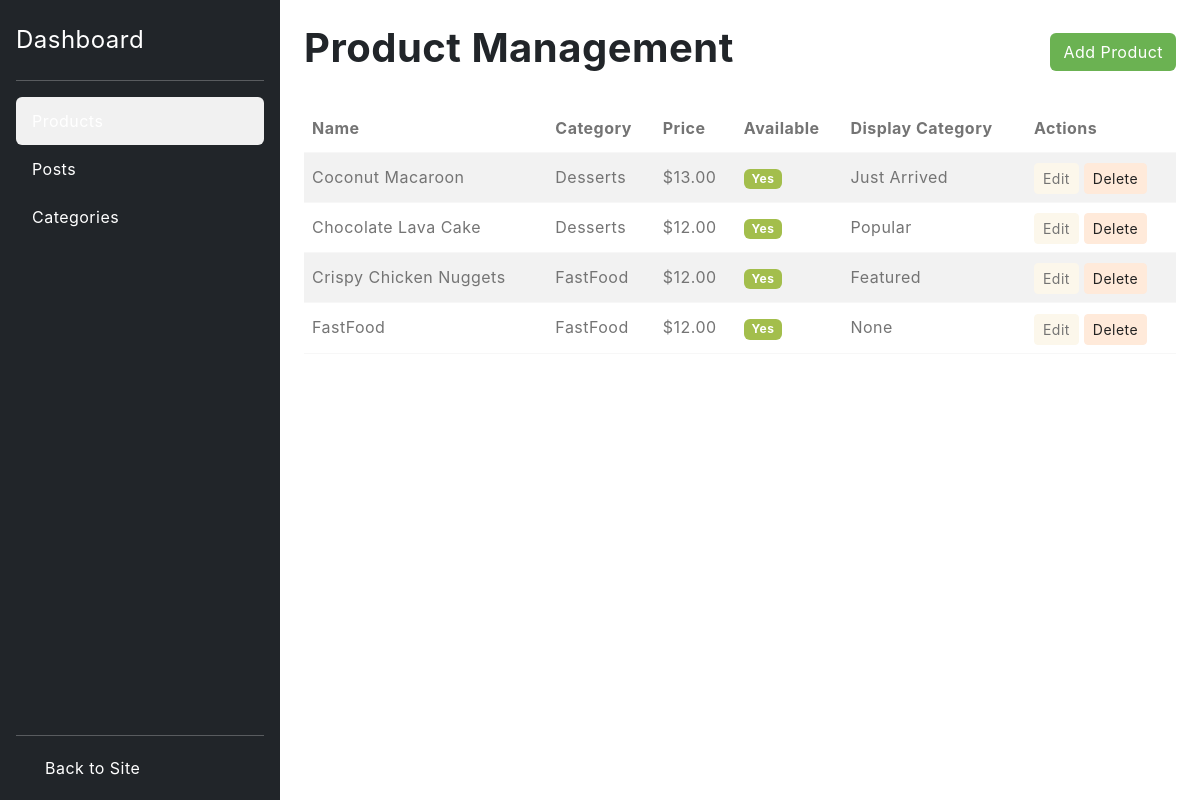
/dashboard/, run on the app's committed database.
### blog/models.py (models this page shows, shortened)
class Product(models.Model):
    category = models.ForeignKey(Category, related_name='products', on_delete=models.CASCADE)
    name = models.CharField(max_length=200)
    slug = models.SlugField(max_length=200)
    image = models.ImageField(upload_to='products/%Y/%m/%d', blank=True)
    description = models.TextField(blank=True)
    price = models.DecimalField(max_digits=10, decimal_places=2)
    available = models.BooleanField(default=True)
    created = models.DateTimeField(auto_now_add=True)
    updated = models.DateTimeField(auto_now=True)
    display_category = models.CharField(max_length=10, choices=DISPLAY_CATEGORY_CHOICES, default='NONE')
    class Meta:
        ordering = ('name',)
        indexes = [
            models.Index(fields=['name']),
            models.Index(fields=['slug']),
        ]

class Category(models.Model):
    name = models.CharField(max_length=200)
    slug = models.SlugField(max_length=200, unique=True)
    image = models.ImageField(upload_to='categories/%Y/%m/%d', blank=True)
    class Meta:
        ordering = ('name',)
        verbose_name = 'category'
        verbose_name_plural = 'categories'

### blog/views.py (the view)
# urls.py: path('dashboard/', views.dashboard_index, name='dashboard_index'),
def dashboard_index(request):
    products = Product.objects.all().order_by('-created')
    return render(request, 'admin_dashboard/index.html', {'products': products})

### blog/context_processors.py (called while the page is built)
def categories(request):
    return {
        'categories': Category.objects.all()
    }

### template/admin_dashboard/index.html (shortened to what this page needs)
{% extends "admin_dashboard/base.html" %}
{% block content %}
<div class="d-flex justify-content-between align-items-center mb-4">
    <h1>Product Management</h1>
    <a href="{% url 'product_create' %}" class="btn btn-primary">Add Product</a>
</div>
<table class="table table-striped table-hover">
    <thead>
        <tr>
            <th>Name</th>
            <th>Category</th>
            <th>Price</th>
            <th>Available</th>
            <th>Display Category</th>
            <th>Actions</th>
        </tr>
    </thead>
    <tbody>
        {% for product in products %}
        <tr>
            <td>{{ product.name }}</td>
            <td>{{ product.category.name }}</td>
            <td>${{ product.price }}</td>
            <td>
                {% if product.available %}
                <span class="badge bg-success">Yes</span>
                {% else %}
                <span class="badge bg-danger">No</span>
                {% endif %}
            </td>
            <td>{{ product.get_display_category_display }}</td>
            <td>
                <a href="{% url 'product_update' product.pk %}" class="btn btn-sm btn-warning">Edit</a>
                <a href="{% url 'product_delete' product.pk %}" class="btn btn-sm btn-danger">Delete</a>
            </td>
        </tr>
        {% empty %}
        <tr>
            <td colspan="6" class="text-center">No products found.</td>
        </tr>
        {% endfor %}
    </tbody>
</table>
{% endblock %}

### static/style.css (style rules this page uses)
body { --heading-font : "Inter", sans-serif; --bs-link-color: #333; --bs-link-hover-color:#333; --bs-link-color-rgb: 40,40,40; --bs-link-hover-color-rgb: 0,0,0; --bs-light-rgb: 248, 248, 248; --bs-font-sans-serif: "Inter", sans-serif; --bs-body-font-family: var(--bs-font-sans-serif); --bs-body-font-size: 1rem; --bs-body-font-weight: 400; --bs-body-line-height: 2; --bs-body-color: #747474; --bs-primary: #6BB252; --bs-primary-rgb: 107, 178, 82; --bs-secondary: #364127; --bs-secondary-rgb: 54, 65, 39; --bs-danger: #F95F09; --bs-danger-rgb: 249, 95, 9; --bs-success: #a3be4c; --bs-success-rgb: 163, 190, 76; --bs-primary-bg-subtle: #FFF9EB; --bs-success-bg-subtle: #eef5e5; --bs-border-color: #F7F7F7; }
.btn-primary { --bs-btn-color: #fff; --bs-btn-bg: var(--bs-primary); --bs-btn-border-color: transparent; --bs-btn-hover-color: #fff; --bs-btn-hover-bg: #f7a422; --bs-btn-hover-border-color: transparent; --bs-btn-focus-shadow-rgb: 49,132,253; --bs-btn-active-color: #fff; --bs-btn-active-bg: var(--bs-primary); --bs-btn-active-border-color: transparent; --bs-btn-active-shadow: inset 0 3px 5px rgba(0, 0, 0, 0.125); --bs-btn-disabled-color: #fff; --bs-btn-disabled-bg: #d3d7dd; --bs-btn-disabled-border-color: transparent; }
.btn-warning { --bs-btn-color: #747474; --bs-btn-bg: #FCF7EB; --bs-btn-border-color: #FCF7EB; --bs-btn-hover-color: #747474; --bs-btn-hover-bg: #FFECBE; --bs-btn-hover-border-color: #FFECBE; --bs-btn-focus-shadow-rgb: 217,164,6; --bs-btn-active-color: #000; --bs-btn-active-bg: #FFECBE; --bs-btn-active-border-color: #FFECBE; --bs-btn-active-shadow: inset 0 3px 5px rgba(0, 0, 0, 0.125); --bs-btn-disabled-color: #000; --bs-btn-disabled-bg: #FCF7EB; --bs-btn-disabled-border-color: #FCF7EB; }
.btn-danger { --bs-btn-color: #222; --bs-btn-bg: #FFEADA; --bs-btn-border-color: #FFEADA; --bs-btn-hover-color: #222; --bs-btn-hover-bg: #ecc9af; --bs-btn-hover-border-color: #ecc9af; --bs-btn-focus-shadow-rgb: 60,153,110; --bs-btn-active-color: #222; --bs-btn-active-bg: #ecc9af; --bs-btn-active-border-color: #ecc9af; --bs-btn-active-shadow: inset 0 3px 5px rgba(0, 0, 0, 0.125); --bs-btn-disabled-color: #222; --bs-btn-disabled-bg: #FFEADA; --bs-btn-disabled-border-color: #FFEADA; }
body { letter-spacing: 0.03em; }
h1,h2,h3,h4,h5,h6 { font-family: var(--heading-font); color: var(--bs-dark); font-weight: 700; }

### data on the page
Product: name "Coconut Macaroon", category.name "Desserts", price "13.00", available "Yes", display_category "Just Arrived"
Product: name "Chocolate Lava Cake", category.name "Desserts", price "12.00", available "Yes", display_category "Popular"
Product: name "Crispy Chicken Nuggets", category.name "FastFood", price "12.00", available "Yes", display_category "Featured"
Product: name "FastFood", category.name "FastFood", price "12.00", available "Yes", display_category "None"
